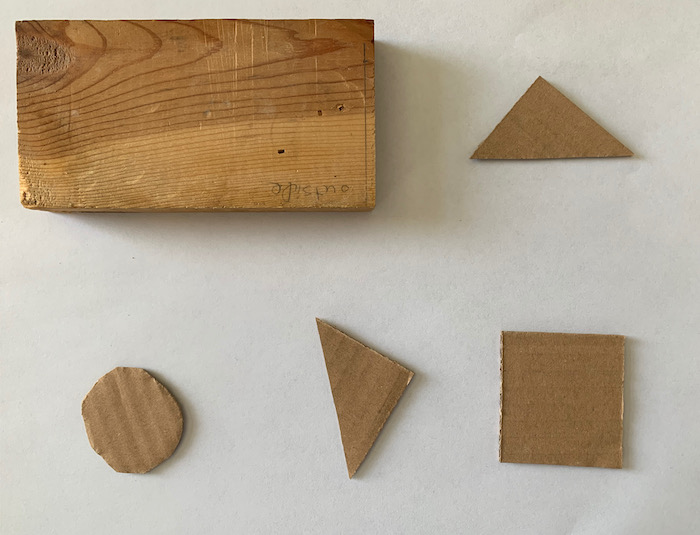
#> input picture example-images/shapes/brown-on-white.jpeg, 700 x 535 px
$ jupyter execute exercise4.ipynb
#> lines starting #> are read from the running program, lines starting #| are printed output that depends on the picture
### lib/plot_gallery.py
import math
import matplotlib
import matplotlib.pyplot as plt
import numpy


class PlotGallery:
  _ONE_ROW_TOP_ADJUSTMENT_FACTOR = 1.3

  """
  Create a "gallery" of items in a specified number of rows using MatPlotLib.
  """
  def __init__(self, title, columns=0, dpi=72, figsize = None):
    if columns < 0: raise ValueError('columns can not be less than 0')
    self.columns = columns
    self.title = title
    self.dpi = dpi
    self.exhibits = []
    self.figsize = figsize

  def add_exhibit(self, exhibit):
    self.exhibits.append(exhibit)

  def open(self):
    # TODO: figure out a better way of modifying DPI:
    dpi_orig = matplotlib.rcParams['figure.dpi']
    matplotlib.rcParams['figure.dpi'] = self.dpi

    fig, axes = plt.subplots(self.num_rows(), self.num_columns(), figsize = self.figsize)
    fig.suptitle(self.title)

    self._adjust_subplot_height()

    self._plot_axes(axes)

    plt.show()

    matplotlib.rcParams['figure.dpi'] = dpi_orig

  def num_rows(self):
    return math.ceil(len(self.exhibits) / self.num_columns())

  def num_columns(self):
    return self.columns if self.columns else len(self.exhibits)

  def _adjust_subplot_height(self):
    # When there is only one row, MatPlotLib leaves too much white space
    # between the title and the axes. This increases the size of the content in
    # the one row case to minimize the whitespace.

    # NOTE: this logic is problematic as it only makes sense for a square
    # image. Images which are more tall result in the title being displayed
    # inside the image when there is one rwo.
    top = None if self.num_rows() > 1 else PlotGallery._ONE_ROW_TOP_ADJUSTMENT_FACTOR
    plt.subplots_adjust(top = top)

  def _plot_axes(self, axes):
    # Flatten the potentially 2D array for ease of processing:
    flat_axes = numpy.array(axes).flatten()

    for i in range(len(self.exhibits)):
      axis = flat_axes[i]
      exhibit = self.exhibits[i]

      axis.set_title(exhibit.title, fontsize=8)
      axis.imshow(exhibit.image)
      axis.axis(exhibit.axis)

      if exhibit.transform:
        exhibit.transform(axis, exhibit)

class Exhibit:
  """
  An item to display in a PlotGallery.
  """
  def __init__(self, image, title, axis = 'off', transform = None):
    self.axis = axis
    self.image = image
    self.title = title
    self.transform = transform

### chapter1/exercise4.ipynb
# Chapter 1, Exercise 4

## Problem

Write a function that finds the outline of simple objects in images (for example a square against white background) using image gradients.

[cell 1]
import os
import sys
module_path = os.path.abspath(os.path.join('..'))
if module_path not in sys.path:
    sys.path.append(module_path)

import imtools
from lib.plot_gallery import *

from PIL import Image
import numpy as np
from scipy.ndimage import filters
from matplotlib import pyplot

def outline(im, sigma = 5):
    imx = np.zeros(im.shape)
    filters.gaussian_filter(
        input=im, sigma=(sigma,sigma), order=(0,1), output=imx
    )

    imy = np.zeros(im.shape)
    filters.gaussian_filter(
        input=im, sigma=(sigma,sigma), order=(1,0), output=imy
    )

    # magnitude
    return  np.sqrt(imx**2+imy**2)

SIGMA = 15
IMAGE_PATH = '../example-images/shapes/brown-on-white.jpeg'
orig_im = Image.open(IMAGE_PATH)
#> orig_im is the input picture: PIL image 700x535 RGB; mean R, G, B 180.9, 167.3, 148.5
outlined_im = outline(np.array(orig_im.convert('L'), 'f'), SIGMA)
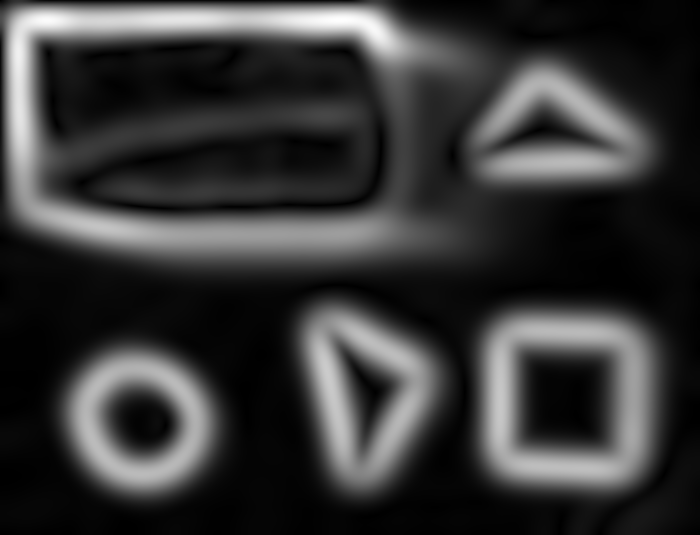
#> outlined_im: shape (535, 700) float64; min 0.000243, max 3.12, mean 0.675; drawn with min black and max white

gallery = PlotGallery(title = 'Shape Outlines Using Gradients', figsize = (10,7))
gallery.add_exhibit(Exhibit(orig_im, title = 'Original'))
gallery.add_exhibit(Exhibit(outlined_im, title = 'Outlined'))
gallery.open()
#> in open, `plt.show()`:
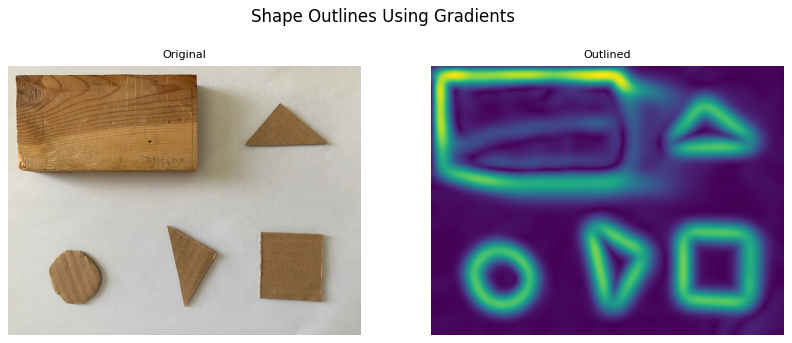
#> figure drawn by matplotlib, 2 panels
